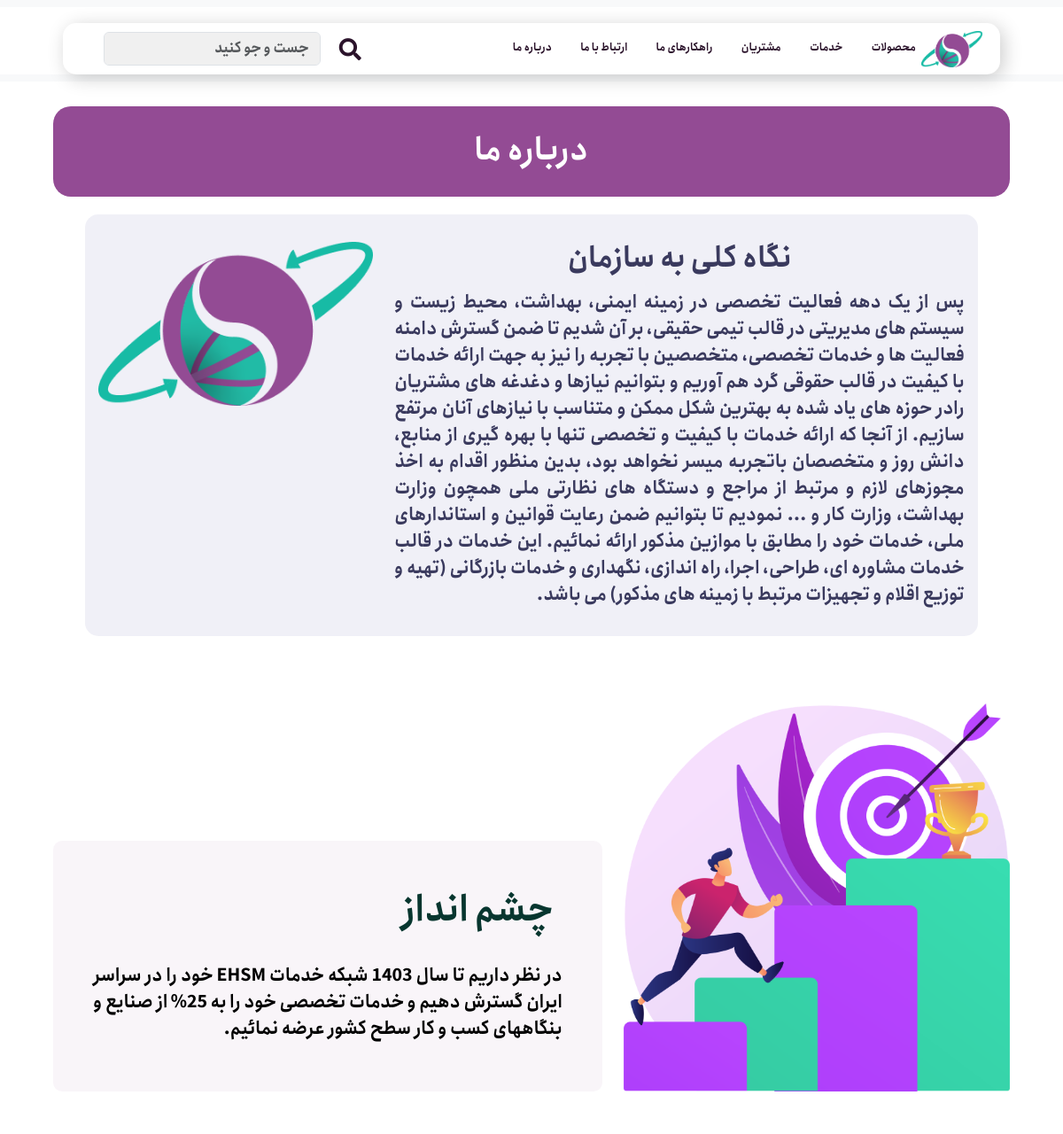
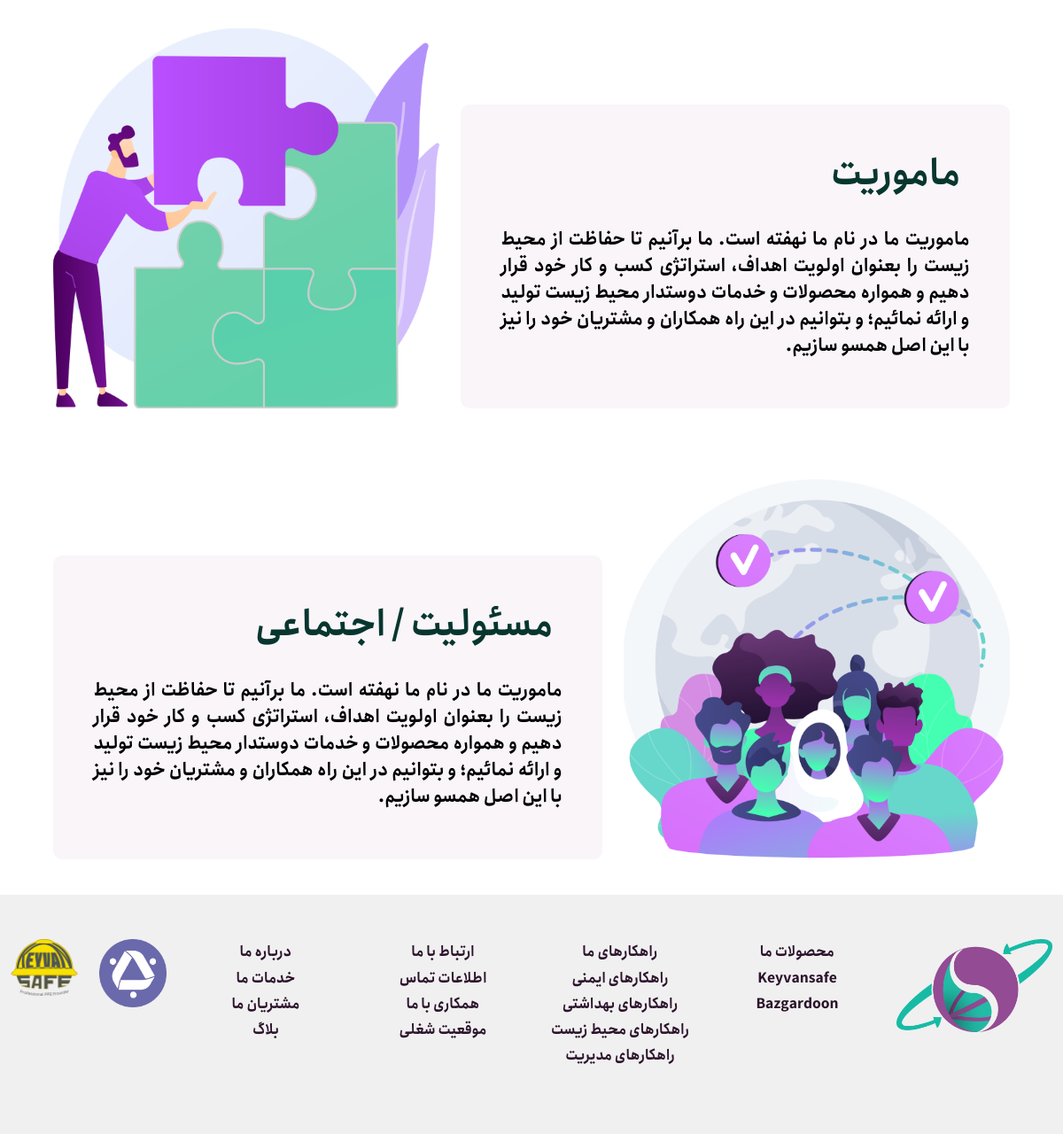
Screenshot of /aboutus/ with the database file from the repository (2 pictures, top to bottom).
### us/models.py (models this page shows, shortened)
class Aboutus(models.Model):
    title = models.CharField(max_length=100, verbose_name='عنوان')
    description = models.TextField(verbose_name='توضیحات')
    image = models.ImageField(verbose_name='عکس')
    class Meta:
        verbose_name = "درباره ما"
        verbose_name_plural = "درباره ما"

### us/views.py (the view)
# urls.py: path("aboutus/", views.AboutUsView.as_view(), name='aboutus'),
class AboutUsView(ListView):
    template_name = 'us/aboutus.html'
    model = Aboutus
    context_object_name = 'aboutus'

### us/templates/us/aboutus.html (shortened to what this page needs)
{% extends 'base.html' %}
{% load static %}
{% block contant %}
    <div class="titles">
      <div class="col-12">
        <div class="title-box">
          <h2 class="title">درباره ما</h2>
        </div>
      </div>
    </div>
    <div class="general-view">
      <div class="row align-items-start">
        <div class="col-lg-8 col-md-12">
          <div class="general-view-box">
            <h2 class="general-view-title">نگاه کلی به سازمان</h2>
            <p class="general-view-des">
              پس از یک دهه فعالیت تخصصی در زمینه ایمنی، بهداشت، محیط زیست و
              سیستم های مدیریتی در قالب تیمی حقیقی، بر آن شدیم تا ضمن گسترش
              دامنه فعالیت ها و خدمات تخصصی، متخصصین با تجربه را نیز به جهت
              ارائه خدمات با کیفیت در قالب حقوقی گرد هم آوریم و بتوانیم نیازها و
              دغدغه های مشتریان رادر حوزه های یاد شده به بهترین شکل ممکن و
              متناسب با نیازهای آنان مرتفع سازیم. از آنجا که ارائه خدمات با
              کیفیت و تخصصی تنها با بهره گیری از منابع، دانش روز و متخصصان
              باتجربه میسر نخواهد بود، بدین منظور اقدام به اخذ مجوزهای لازم و
              مرتبط از مراجع و دستگاه های نظارتی ملی همچون وزارت بهداشت، وزارت
              کار و ... نمودیم تا بتوانیم ضمن رعایت قوانین و استاندارهای ملی،
              خدمات خود را مطابق با موازین مذکور ارائه نمائیم. این خدمات در قالب
              خدمات مشاوره ای، طراحی، اجرا، راه اندازی، نگهداری و خدمات بازرگانی
              (تهیه و توزیع اقلام و تجهیزات مرتبط با زمینه های مذکور) می باشد.
            </p>
          </div>
        </div>
        <div class="col-lg-4 col-md-12 text-center mt-3">
          <img
            src="{% static 'images/logo/k1s_logo.png' %}"
            alt="لوگو"
            class="general-view-logo"
          />
        </div>
      </div>
    </div>
    {% for about in aboutus|slice:"0:1"  %}
    <div class="aboutus-container">
      <div class="row align-items-end">
        <div class="left-side col-lg-5 col-md-12">
          <div class="aboutus-image">
            <img src="{{ about.image.url }}" alt="عکس" />
          </div>
        </div>
        <div class="right-side col-lg-7 col-md-12">
          <div class="text-box">
            <h2 class="title">{{ about.title }}</h2>
            <p>
              {{ about.description }}
            </p>
          </div>
        </div>
      </div>
    </div>
    {% endfor %}
    {% for about in aboutus|slice:"1:2"  %}
    <div class="aboutus-container">
      <div class="row align-items-end second-aboutus">
        <div class="col-lg-7 col-md-12">
          <div class="text-box">
            <h2 class="title">{{ about.title }}</h2>
            <p>
              {{ about.description }}
            </p>
          </div>
        </div>
        <div class="left-side col-lg-5 col-md-12">
          <div class="aboutus-image">
            <img src="{{ about.image.url }}" alt="Image" />
          </div>
        </div>
      </div>
    </div>
    {% endfor %}
    {% for about in aboutus|slice:"2:3"  %}
    <div class="aboutus-container">
      <div class="row align-items-end">
        <div class="left-side col-lg-5 col-md-12">
          <div class="aboutus-image">
            <img src="{{ about.image.url }}" alt="عکس" />
          </div>
        </div>
        <div class="right-side col-lg-7 col-md-12">
          <div class="text-box">
            <h2 class="title">{{ about.title }}</h2>
            <p>
              {{ about.description }}
            </p>
          </div>
        </div>
      </div>
    </div>
    {% endfor %}
   {% endblock %}

### static/css/styles.css (style rules this page uses)
.body { font-family: "font1"; overflow-x: hidden; }
h2 { text-align: right; padding: 20px; padding-right: 0; margin-right: 20px; padding-bottom: 0; }
.titles { display: flex; align-items: center; padding: 5%; padding-top: 120px; padding-bottom: 0px; }
.titles .title-box { background-color: rgba(147, 75, 148, 1); color: #ffffff; padding: 10px; border-radius: 20px; margin-bottom: 20px; text-align: center; }
.titles .title-box .title { text-align: center; font-size: 35px; margin-bottom: 20px; }
.general-view { display: flex; margin-bottom: 3%; padding: 15px; background-color: rgba(106, 105, 171, 0.1); border-radius: 15px; margin-right: 6rem; margin-left: 6rem; height: auto; width: auto; }
.general-view-box { text-align: right; justify-content: center; justify-items: center; font-size: 20px; width: auto; color: rgba(58, 58, 94, 1); word-wrap: break-word; }
.general-view-box p { text-align: justify; }
.general-view-title { margin: 1rem 0; padding: 0; font-weight: bold; }
.general-view-logo { width: 100%; max-width: 100%; width: auto; height: auto; }
.aboutus-container { display: flex; align-items: center; padding: 5%; padding-top: 40px; padding-bottom: 40px; }
.aboutus-container .right-side img, .aboutus-container .left-side img { flex: 1; padding: 0; width: 100%; height: 100%; }
.aboutus-container .text-box { text-align: right; background-color: rgba(147, 75, 148, 0.056); color: #07362f; padding: 35px; border-radius: 10px; font-size: 20px; width: 100%; height: auto; }
.aboutus-container .text-box .title { text-align: right; font-size: 40px; margin-bottom: 20px; width: auto; height: auto; }
.aboutus-container .text-box p { color: rgba(0, 0, 0, 1); padding: 10px; border-radius: 5px; margin-top: 25px; margin-bottom: 10px; width: auto; height: auto; text-align: justify; }
.title-box .title { text-align: center; font-size: 20px; }

### rows the page displays
Aboutus: image (picture), title "چشم انداز", description "در نظر داریم تا سال 1403 شبکه خدمات EHSM خود را در سراسر ایران گسترش دهیم و خدمات تخصصی خود را به 25% از صنایع و بنگاههای کسب و کار سطح کشور عرضه نمائیم."
Aboutus: title "ماموریت", description "ماموریت ما در نام ما نهفته است. ما برآنیم تا حفاظت از محیط زیست را بعنوان اولویت اهداف، استراتژی کسب و کار خود قرار دهیم و همواره محصولات و خدمات دوستدار محیط زیست تولید و ارائه نمائیم؛ و بتوانیم در این راه همکاران و مشتریان خود را نیز با این اصل همسو سازیم.", image (picture)
Aboutus: image (picture), title "مسئولیت / اجتماعی", description "ماموریت ما در نام ما نهفته است. ما برآنیم تا حفاظت از محیط زیست را بعنوان اولویت اهداف، استراتژی کسب و کار خود قرار دهیم و همواره محصولات و خدمات دوستدار محیط زیست تولید و ارائه نمائیم؛ و بتوانیم در این راه همکاران و مشتریان خود را نیز با این اصل همسو سازیم."
